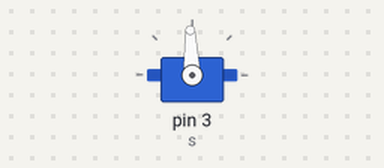
The sketch below on a simulated Arduino Uno, built with avr-gcc and run on an emulated ATmega328P. On the bench: servo.

Above: at 0.05 s.
At 1.45 s:
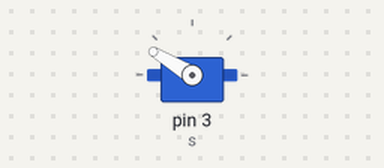
At 2.9 s:
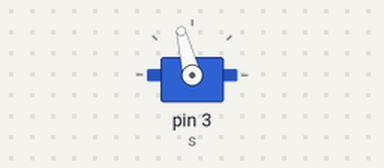
At 6.1 s:
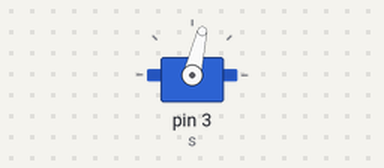
Timing chart, 0 to 8.2 s (numbered marks = the images above):
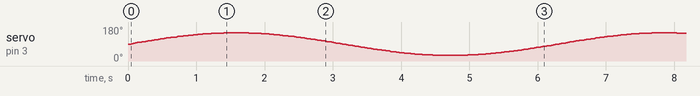

The sketch:

servo_sweep.ino
```cpp
// Smooth back-and-forth sweep on one servo (first servo test: base servo on pin 3).
#include <Servo.h>
Servo s;
void setup() { s.attach(3); }
void loop() {
  float t = millis() / 1000.0;
  s.write(90 + 60 * sin(t));   // eased sweep between 30 and 150 degrees
  delay(15);
}
```
